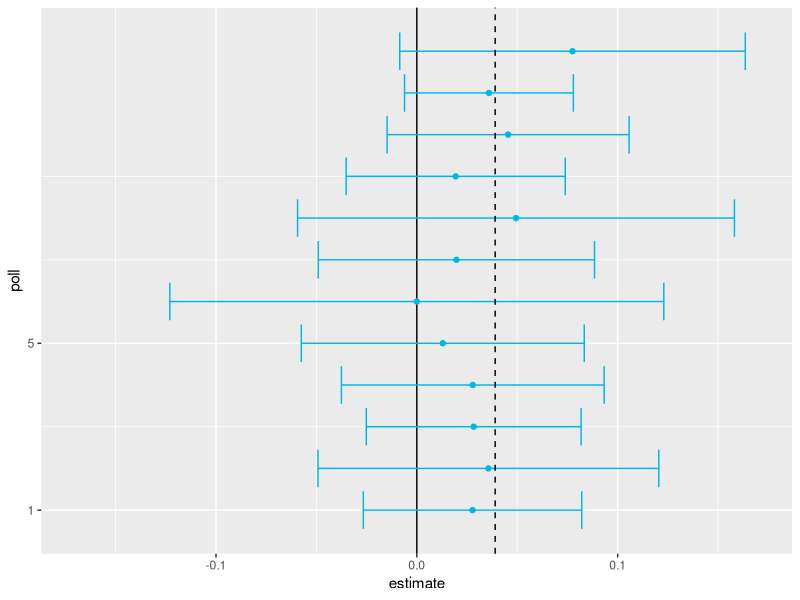
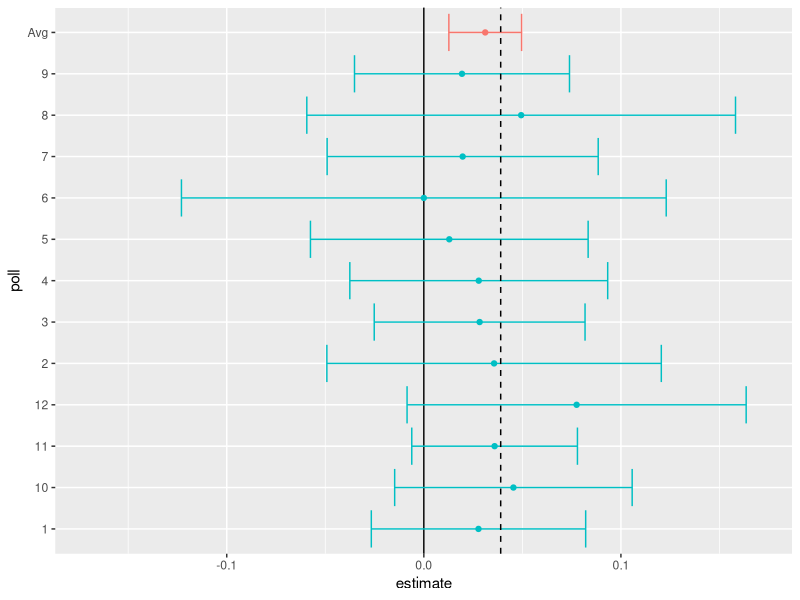
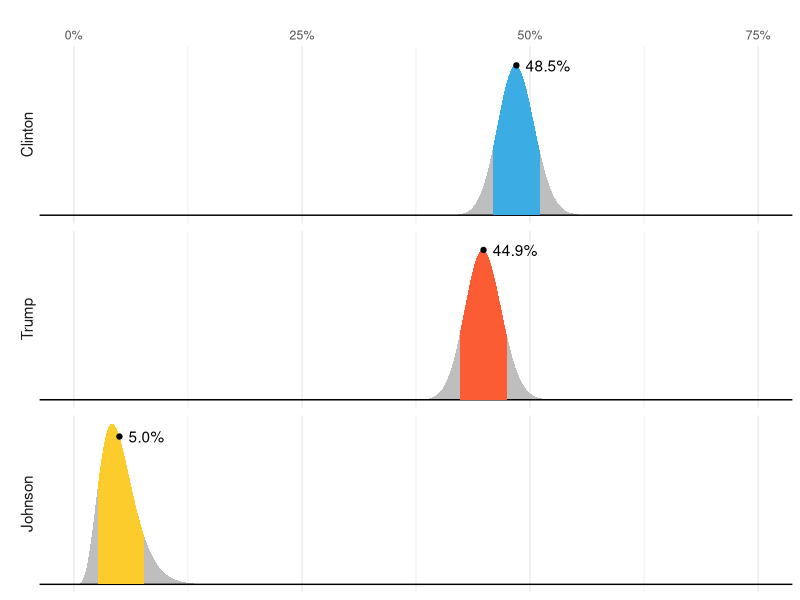
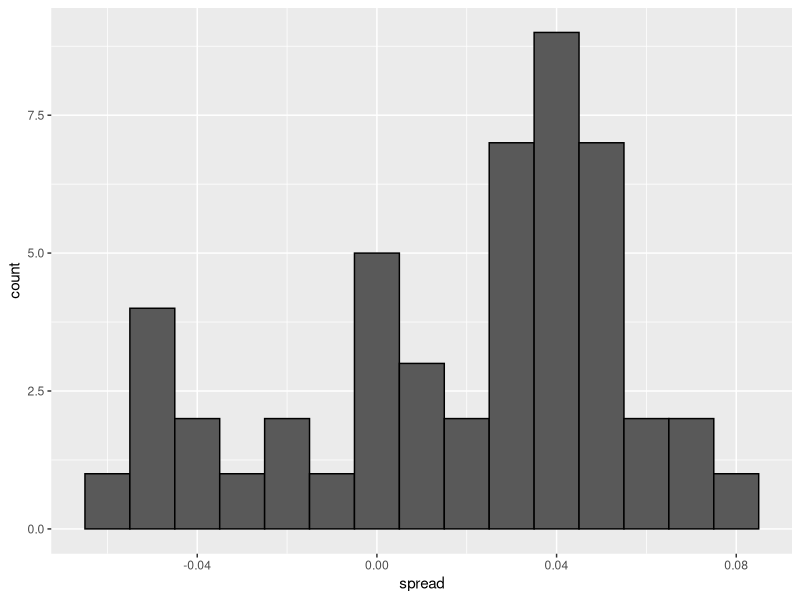
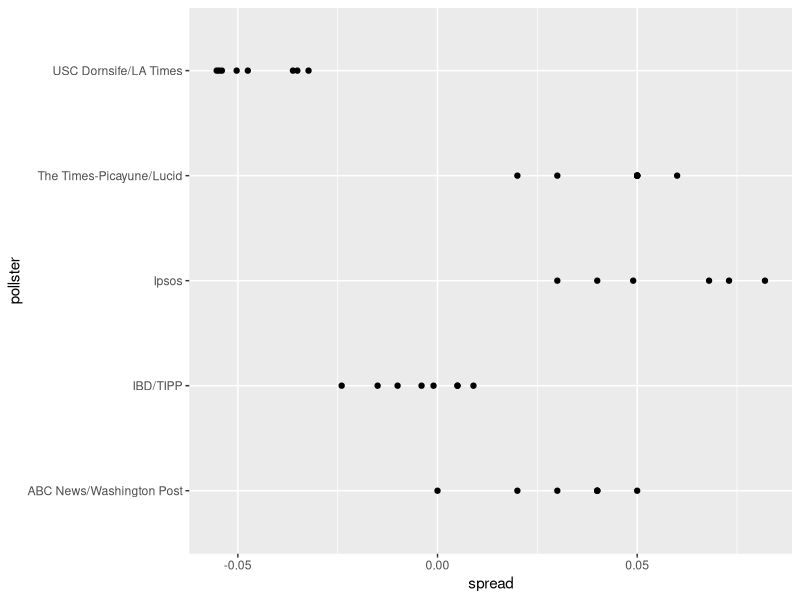

The R script that drew these images, in order:
## ---- chunk 1
set.seed(2)
options(digits = 3)
## ---- chunk 2
library(tidyverse)
library(dslabs)

## ---- chunk 3
d <- 0.039
Ns <- c(1298, 533, 1342, 897, 774, 254, 812, 324, 1291, 1056, 2172, 516)
p <- (d + 1) / 2

polls <- map_df(Ns, function(N) {
  x <- sample(c(0,1), size=N, replace=TRUE, prob=c(1-p, p))
  x_hat <- mean(x)
  se_hat <- sqrt(x_hat * (1 - x_hat) / N)
  list(estimate = 2 * x_hat - 1, 
    low = 2*(x_hat - 1.96*se_hat) - 1, 
    high = 2*(x_hat + 1.96*se_hat) - 1,
    sample_size = N)
}) |> mutate(poll = seq_along(Ns))
## ---- chunk 4
ggplot(polls, aes(poll, estimate, ymin=low, ymax=high)) + 
  geom_hline(yintercept = 0) + 
  geom_point(col="#00B6EB")+
  geom_errorbar(col="#00B6EB") + 
  coord_flip() +
  scale_x_continuous(breaks=c(1,ncol(polls))) +
  scale_y_continuous(limits = c(-0.17, 0.17)) +
  geom_hline(yintercept = 2*p-1, lty=2) 
## ---- chunk 5
sum(polls$sample_size)
## ---- chunk 6
d_hat <- polls |>
  summarise(avg = sum(estimate*sample_size) / sum(sample_size)) |>
  pull(avg)
d_hat
## ---- chunk 7
p_hat <- (1+d)/2
moe <- 2*1.96*sqrt(p_hat*(1-p_hat)/sum(polls$sample_size))
new_row <- tibble(d_hat,d_hat - moe, d_hat + moe, sum(polls$sample_size), 13)
names(new_row) <- names(polls)
polls2 <- bind_rows(polls, new_row)
polls2$poll <- as.character(polls2$poll)
polls2$poll[13] <- "Avg"
polls2$col <- as.character(c(rep(2,12),1))
ggplot(polls2, aes(poll, estimate, ymin=low, ymax=high, color=col)) +
  geom_hline(yintercept = 0) +
  geom_point(show.legend = FALSE) +
  geom_errorbar(show.legend = FALSE) +
  coord_flip() +
  scale_y_continuous(limits = c(-0.17, 0.17)) +
  geom_hline(yintercept = 2 * p - 1, lty=2)
## ---- chunk 8
data.frame(NYT = "  85%", `538` = "  71%", HuffPost = "  98%", PW = "  89%", PEC = " >99%", DK = "  92%", Cook = " Lean Dem", Roth = " Lean Dem", check.names = FALSE, row.names = "Win Prob")
## ---- chunk 9
my_dgamma <- function(x, mean = 1, sd = 1){
  shape = mean^2/sd^2
  scale = sd^2 / mean
  dgamma(x, shape = shape, scale = scale)
}
my_qgamma <- function(mean = 1, sd = 1){
  shape = mean^2/sd^2
  scale = sd^2 / mean
  qgamma(c(0.1,0.9), shape = shape, scale = scale)
}
tmp <- tibble(candidate = c("Clinton", "Trump", "Johnson"), avg = c(48.5, 44.9, 5.0), avg_txt = c("48.5%", "44.9%", "5.0%"), sd = rep(2, 3), m = my_dgamma(avg, avg, sd)) |>
  mutate(candidate = reorder(candidate, -avg))
xx <- seq(0, 75, len = 300)
tmp_2 <- map_df(1:3, function(i){
  tibble(candidate = tmp$candidate[i],
         avg = tmp$avg[i],
         sd = tmp$sd[i],
         x = xx,
         y = my_dgamma(xx, tmp$avg[i], tmp$sd[i]))
})
tmp_3 <- map_df(1:3, function(i){
  qq <- my_qgamma(tmp$avg[i], tmp$sd[i])
  xx <- seq(qq[1], qq[2], len = 200)
  tibble(candidate = tmp$candidate[i],
         avg = tmp$avg[i],
         sd = tmp$sd[i],
         x = xx,
         y = my_dgamma(xx, tmp$avg[i], tmp$sd[i]))
})
tmp_2 |> 
  ggplot(aes(x, ymax = y, ymin = 0)) +
  geom_ribbon(fill = "grey") + 
  facet_grid(candidate~., switch="y") +
  scale_x_continuous(breaks = seq(0, 75, 25), position = "top",
                     label= paste0(seq(0, 75, 25), "%")) +
  geom_abline(intercept = 0, slope = 0) +
  xlab("") + ylab("") + 
  theme_minimal() + 
  theme(panel.grid.major.y = element_blank(), 
        panel.grid.minor.y = element_blank(),
        axis.title.y=element_blank(),
        axis.text.y=element_blank(),
        axis.ticks.y=element_blank(),
        strip.text.y = element_text(angle = 180, size = 11, vjust = 0.2)) + 
  geom_ribbon(data = tmp_3, mapping = aes(x = x, ymax = y, ymin = 0, fill = candidate), inherit.aes = FALSE, show.legend = FALSE) +
  scale_fill_manual(values = c("#3cace4", "#fc5c34", "#fccc2c")) +
  geom_point(data = tmp, mapping = aes(x = avg, y = m), inherit.aes = FALSE) + 
  geom_text(data = tmp, mapping = aes(x = avg, y = m, label = avg_txt), inherit.aes = FALSE, hjust = 0, nudge_x = 1) 
              

## ---- chunk 10
data(polls_us_election_2016)
## ---- chunk 11
polls <- polls_us_election_2016 |> 
  filter(state == "U.S." & 
         enddate >= "2016-10-31" &
         (grade %in% c("A+","A","A-","B+") | is.na(grade)))
## ---- chunk 12
polls <- polls |>
  mutate(spread = rawpoll_clinton / 100 - rawpoll_trump / 100)
## ---- chunk 13
d_hat <- polls |>
  summarise(d_hat = sum(spread * samplesize) / sum(samplesize)) |>
  pull(d_hat)
## ---- chunk 14
p_hat <- (d_hat + 1) / 2
moe <- 1.96 * 2 * sqrt(p_hat * (1-p_hat)/sum(polls$samplesize))
moe
## ---- chunk 15
polls |>
  ggplot(aes(spread)) +
  geom_histogram(color = "black", binwidth = .01)
## ---- chunk 16
polls |> 
  group_by(pollster) |> 
  summarise(n())
## ---- chunk 17
polls |>
  group_by(pollster) |>
  filter(n() >= 6) |>
  ggplot(aes(pollster, spread)) +
  geom_point() +
  coord_flip()
## ---- chunk 18
polls |>
  group_by(pollster) |>
  filter(n() >= 6) |>
  summarise(se = 2 * sqrt(p_hat * (1 - p_hat) / median(samplesize)))
